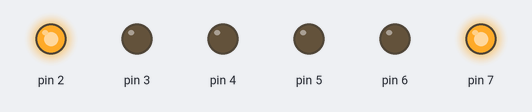
Recording of a sketch running on a simulated Arduino Uno, built with avr-gcc and run on an emulated ATmega328P. Parts: output pins drawn as LEDs (lit = HIGH).

Above: at 13.0 s.
At 17.0 s:
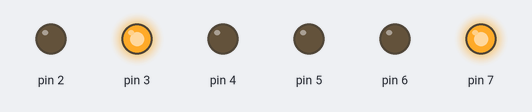
At 21.0 s:
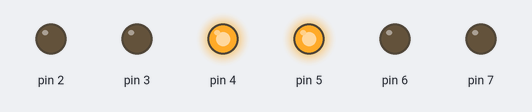
At 25.0 s:
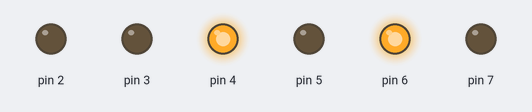
Timing chart, 0 to 30.8 s (numbered marks = the images above):
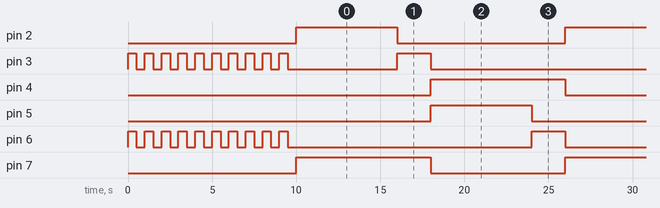

The sketch:

Semaforo.ino
```cpp
/*
 Project: Semaforo v0.1 - 17/06/2017
 Author: Renato Tambellini - renato@tambellini.eti.br
 Hardware: Arduino Uno + 6 leds + 2 resistors

 Pins Used:
 02 PWM - Rua #1 - Verde
 03 PWM - Rua #1 - Amarelo
 04 PWM - Rua #1 - Vermelho
 05 PWM - Rua #2 - Verde
 06 PWM - Rua #2 - Amarelo
 07 PWM - Rua #2 - Vermelho

 Tabela de mudancas de estado:

 Estagio R#1Vd R#1Am R#1Vm R#2Vd R#2Am R#2Vm
 stage#1  *1*    0    *0*   0     *0*   *1*
 stage#2  *0*   *1*    0    0      0     1
 stage#3   0    *0*   *1*  *1*     0    *0*
 stage#4   0     0     1   *0*    *1*    0

*/

void setup() {

  // Define modo dos pinos
  pinMode(2, OUTPUT);
  pinMode(3, OUTPUT);
  pinMode(4, OUTPUT);
  pinMode(5, OUTPUT);
  pinMode(6, OUTPUT);
  pinMode(7, OUTPUT);

  // Garante que pinos estejam em nivel baixo
  digitalWrite(2, LOW);
  digitalWrite(3, LOW);
  digitalWrite(4, LOW);
  digitalWrite(5, LOW);
  digitalWrite(6, LOW);
  digitalWrite(7, LOW);
  digitalWrite(8, LOW);

  // Amarelo piscante por 5 segundos
  for (int a = 0; a < 10; ++a)
    tilt();

}

void loop() {

  for (int stage = 1; stage < 5; ++stage) {

    switch (stage) {

      case 1: // Rua #1 Verde, Rua #2 Vermelho
        digitalWrite(4, LOW);
        digitalWrite(2, HIGH);
        digitalWrite(6, LOW);
        digitalWrite(7, HIGH);
        delay(6000); // 6 segundos
        break;

      case 2: // Rua #1 Amarelo
        digitalWrite(2, LOW);
        digitalWrite(3, HIGH);
        delay(2000); // 2 segundos
        break;

      case 3: // Rua #1 Vermelho, Rua #2 Verde
       digitalWrite(3, LOW);
       digitalWrite(4, HIGH);
       digitalWrite(7, LOW);
       digitalWrite(5, HIGH);
       delay(6000); // 6 segundos
       break;

      case 4: // Rua #2 Amarelo
        digitalWrite(5, LOW);
        digitalWrite(6, HIGH);
        delay(2000); // 2 segundos
        break;

    }

  }

}

void tilt() {

  digitalWrite(3, HIGH);
  digitalWrite(6, HIGH);
  delay(500);

  digitalWrite(3, LOW);
  digitalWrite(6, LOW);
  delay(500);

}
```

Measured:
- by itself, pin 2, pin 5: alternates HIGH for 6.0 s and LOW for 10.0 s
- by itself, pin 3: goes 9 × (LOW 0.50 s, HIGH 0.50 s), LOW 6.5 s, 7 × (HIGH 2.0 s, LOW 14.0 s), then HIGH
- by itself, pin 4, pin 7: alternates HIGH for 8.0 s and LOW for 8.0 s
- by itself, pin 6: goes 9 × (LOW 0.50 s, HIGH 0.50 s), 7 × (LOW 14.5 s, HIGH 2.0 s), then LOW
